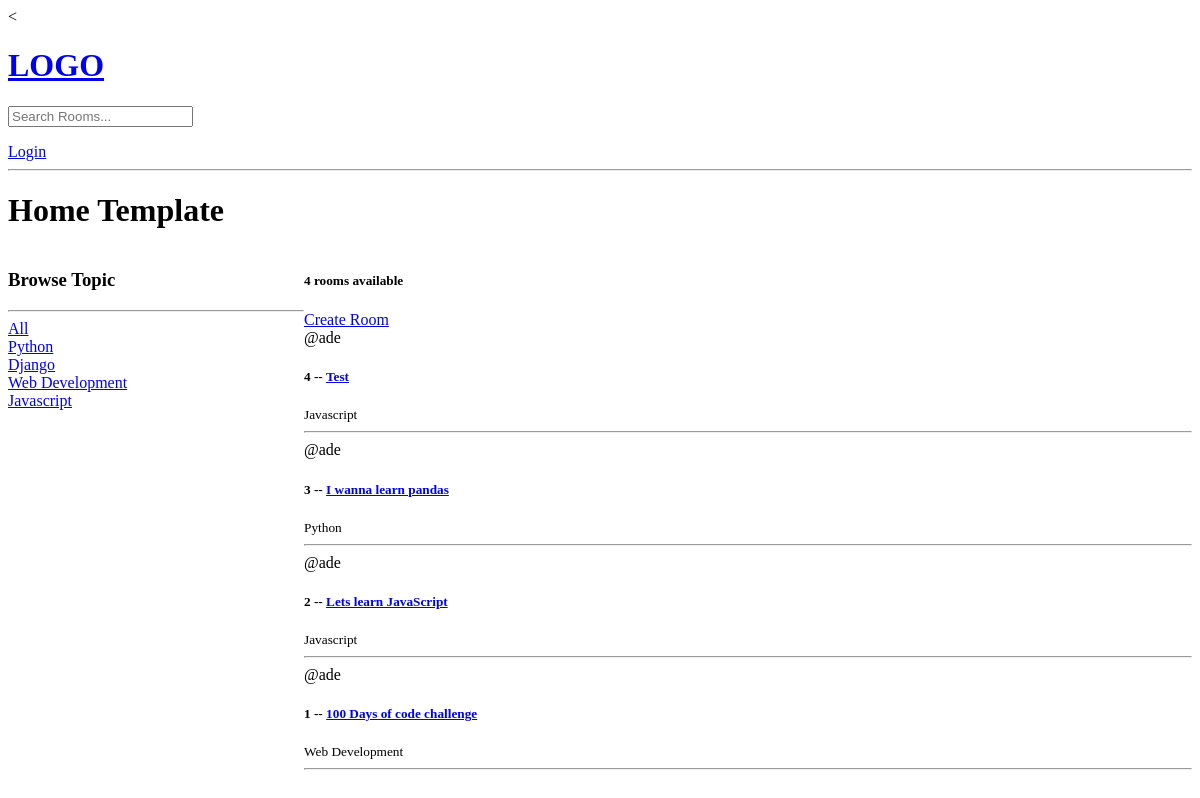
The app's page /, older data.
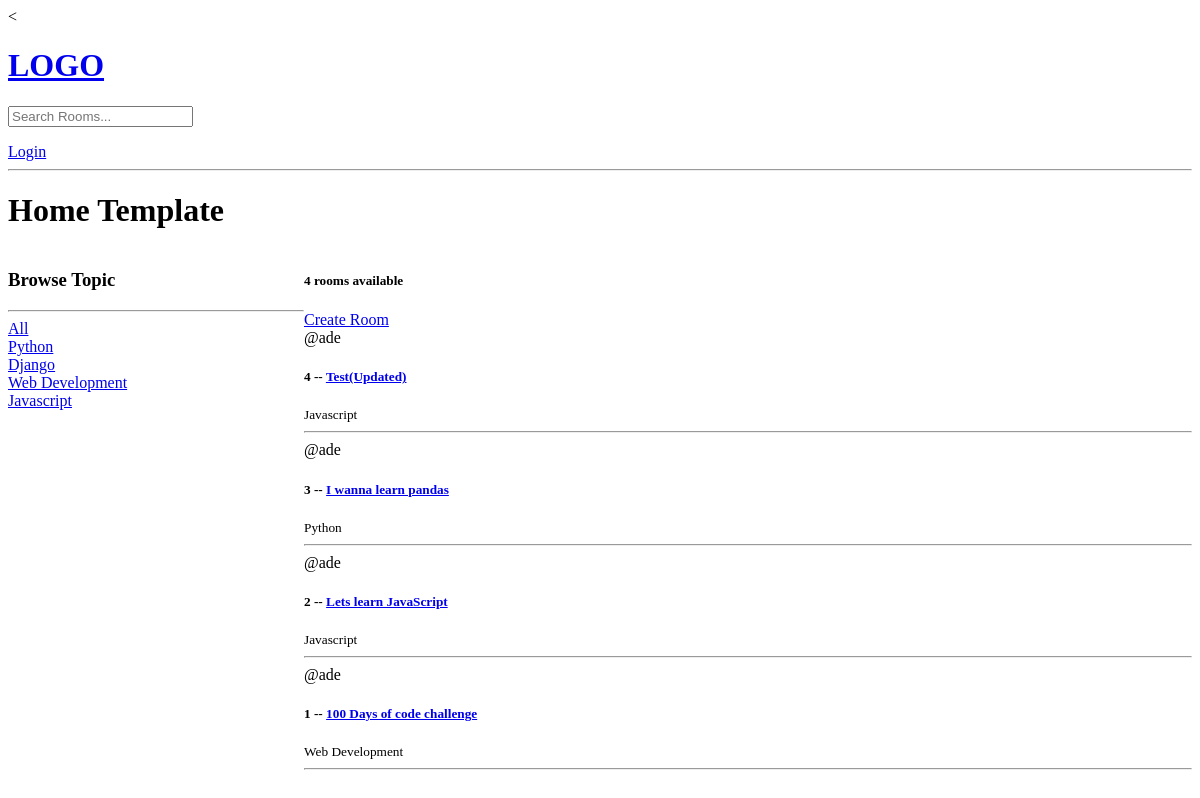
The same page, newer data.
### base/models.py (models this page shows, shortened)
class Room(models.Model):
    host = models.ForeignKey(User, on_delete=models.SET_NULL, null=True)
    topic = models.ForeignKey(Topic, on_delete=models.SET_NULL, null=True)
    name = models.CharField(max_length=200)
    description = models.TextField(null=True, blank=True)
    participants = models.ManyToManyField(User, related_name='participants', blank=True)
    update = models.DateTimeField(auto_now=True)
    created = models.DateTimeField(auto_now_add=True)
    class Meta:
        ordering = ['-update', '-created']

class Topic(models.Model):
    name = models.CharField(max_length=200)

### base/views.py (the view)
# urls.py: path('', views.home, name="home"),
def home(request):
    q = request.GET.get('q') if request.GET.get('q') != None else ''
    rooms = Room.objects.filter(Q(topic__name__icontains=q) |
                                Q(name__icontains=q) |
                                Q(description__icontains=q)
    )
    topics = Topic.objects.all()
    room_count = rooms.count()
    context = {'rooms' : rooms, 'topics': topics, 'room_count': room_count}
    return render(request, 'base/home.html', context)

### base/templates/base/home.html (shortened to what this page needs)
{% extends 'main.html' %}
{% block content %}
  <h1>Home Template</h1>
  <div class="home-container">
    <div>
      <h3>Browse Topic</h3>
      <hr>
      <div>
        <a href="{% url 'home' %}">All</a>
      </div>
      {% for topic in topics%}
        <div>
          <a href="{% url 'home' %}?q={{topic.name}}">{{topic.name}}</a>
        </div>
      {% endfor %}
    </div>
    <div>
      <h5>{{room_count}} rooms available</h5>
      <a href="% url 'creat-room' %">Create Room</a>
      <div>
        {% for room in rooms %}
          <div>
            <span>@{{ room.host.username }}</span>
            <h5>{{ room.id }} -- <a href="% url 'room' room.id %}">{{ room.name }}</a></h5>
            <small>{{ room.topic.name }}</small>
            <hr />
          </div>
        {% endfor %}
      </div>
    </div>
  </div>
{% endblock %}

Row changes from the older to the newer data that the page shows:
changed Room id 4: name "Test" → "Test(Updated)"
